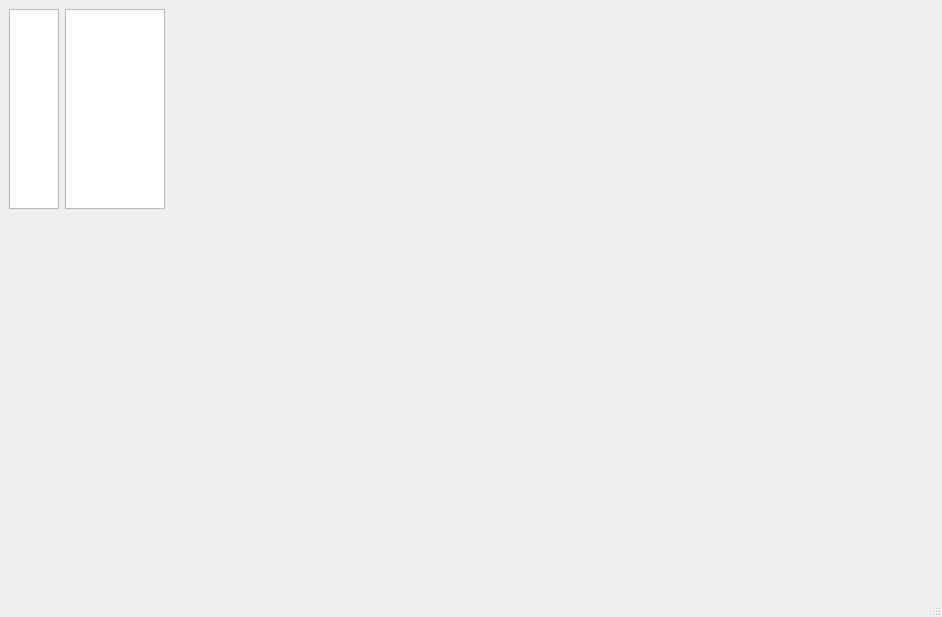
<?xml version="1.0" encoding="UTF-8"?>
<ui version="4.0">
 <class>MainWindow</class>
 <widget class="QMainWindow" name="MainWindow">
  <property name="geometry">
   <rect>
    <x>0</x>
    <y>0</y>
    <width>942</width>
    <height>617</height>
   </rect>
  </property>
  <property name="windowTitle">
   <string>Thing</string>
  </property>
  <widget class="QWidget" name="widget">
   <layout class="QGridLayout" name="gridLayout">
    <item row="0" column="2">
     <widget class="QTableView" name="muscleView">
      <property name="sizePolicy">
       <sizepolicy hsizetype="Maximum" vsizetype="Maximum">
        <horstretch>0</horstretch>
        <verstretch>0</verstretch>
       </sizepolicy>
      </property>
      <property name="maximumSize">
       <size>
        <width>100</width>
        <height>200</height>
       </size>
      </property>
      <property name="font">
       <font>
        <pointsize>10</pointsize>
       </font>
      </property>
      <property name="alternatingRowColors">
       <bool>true</bool>
      </property>
      <property name="selectionBehavior">
       <enum>QAbstractItemView::SelectRows</enum>
      </property>
      <attribute name="horizontalHeaderVisible">
       <bool>false</bool>
      </attribute>
      <attribute name="verticalHeaderVisible">
       <bool>false</bool>
      </attribute>
     </widget>
    </item>
    <item row="0" column="3">
     <spacer name="horizontalSpacer">
      <property name="orientation">
       <enum>Qt::Horizontal</enum>
      </property>
      <property name="sizeHint" stdset="0">
       <size>
        <width>40</width>
        <height>20</height>
       </size>
      </property>
     </spacer>
    </item>
    <item row="0" column="1">
     <widget class="QListView" name="trialView">
      <property name="sizePolicy">
       <sizepolicy hsizetype="Maximum" vsizetype="Maximum">
        <horstretch>0</horstretch>
        <verstretch>0</verstretch>
       </sizepolicy>
      </property>
      <property name="maximumSize">
       <size>
        <width>50</width>
        <height>200</height>
       </size>
      </property>
      <property name="selectionMode">
       <enum>QAbstractItemView::SingleSelection</enum>
      </property>
      <property name="selectionBehavior">
       <enum>QAbstractItemView::SelectRows</enum>
      </property>
     </widget>
    </item>
    <item row="1" column="1" colspan="3">
     <widget class="PlotWidget" name="traceView" native="true"/>
    </item>
   </layout>
  </widget>
  <widget class="QStatusBar" name="statusbar"/>
 </widget>
 <customwidgets>
  <customwidget>
   <class>PlotWidget</class>
   <extends>QWidget</extends>
   <header>pyqtgraph</header>
   <container>1</container>
  </customwidget>
 </customwidgets>
 <resources/>
 <connections/>
</ui>
